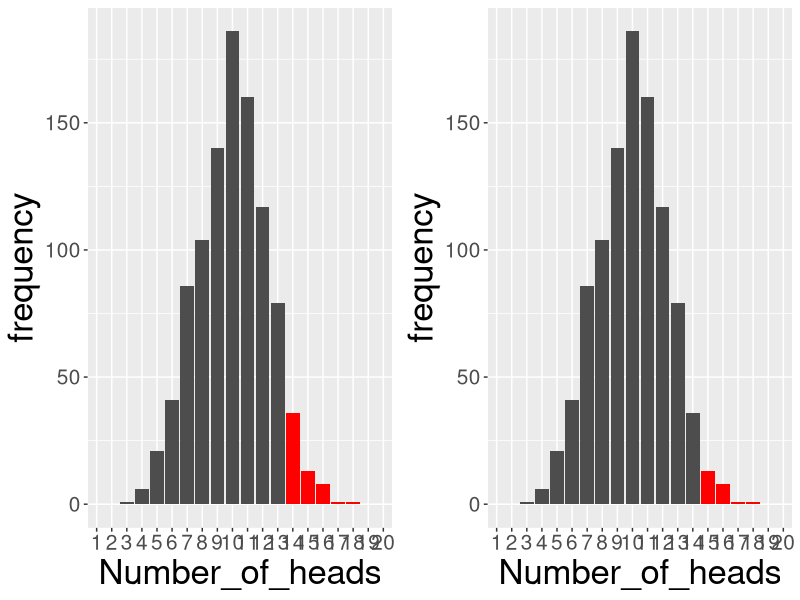

Write the R code that produced this figure.
#*********************************************************************
## Make an animated simulation with a barplot illustrating           *
## the number of successes in a sequence of n independent coin flips.*
#*********************************************************************

# Load required libraries
library(ggplot2)
library(gganimate)
library(magrittr)
library(tibble)
library(dplyr)

# Set the number of trials and the number of iterations of the simulation
n_trials <- 20
n_iter <- 1000

# Initialize the tibble that will store the results
flips_freq <-
  tibble(Number_of_heads=as.factor(1:n_trials), frequency=rep(0,n_trials), iter=as.integer(rep(0,n_trials)))

# Generate the simulated data from a binomial distribution
set.seed(13)
flips <- rbinom(n_iter, n_trials, 0.5)

# Calculate the cumulative frequency of successes for every iteration of the simulation
for (i in 1:n_iter){
  if (i%%1000 == 0) print(i)

  if (i%%10 == 0){
    flps <-
      tibble(Number_of_heads = factor(as.character(flips[1:i]), levels=as.character(1:n_trials))) %>%
      group_by(Number_of_heads, .drop = FALSE) %>%
      summarise(frequency= n()) %>%
      mutate(iter=as.integer(rep(i,n_trials)))

    flips_freq <-
      rbind(flips_freq, flps)
  }

}

# Make the animation of the simulation
g <- flips_freq %>%
  ggplot(aes(Number_of_heads, frequency)) +
  geom_bar(stat = 'identity') +
  transition_states(iter) +
  labs(title = "Iteration: {closest_state}") + 
  theme(axis.text=element_text(size=15), axis.title=element_text(size=25))

animate(g + enter_fade() + exit_shrink(), fps = 20, nframes = 200)


# Make plots marking the area of the p-value

g1 <- flips_freq %>%
  filter(iter==1000) %>%
  mutate(Significance=c("False", "True")[(.$Number_of_heads %>% as.character %>% as.numeric >= 14) %>% as.numeric %>% `+`(1)]) %>%
  ggplot(aes(Number_of_heads, frequency, fill = Significance)) +
  geom_bar(stat = 'identity') +
  theme(axis.text=element_text(size=15), axis.title=element_text(size=25), legend.position = "none") + 
  scale_fill_manual(values=c("grey30", "red"))

g2 <- flips_freq %>%
  filter(iter==1000) %>%
  mutate(Significance=c("False", "True")[(.$Number_of_heads %>% as.character %>% as.numeric >= 15) %>% as.numeric %>% `+`(1)]) %>%
  ggplot(aes(Number_of_heads, frequency, fill = Significance)) +
  geom_bar(stat = 'identity') +
  theme(axis.text=element_text(size=15), axis.title=element_text(size=25), legend.position = "none") + 
  scale_fill_manual(values=c("grey30", "red"))

pdf("p_value_area.pdf")
gridExtra::grid.arrange(g1, g2, nrow=1)
dev.off()
